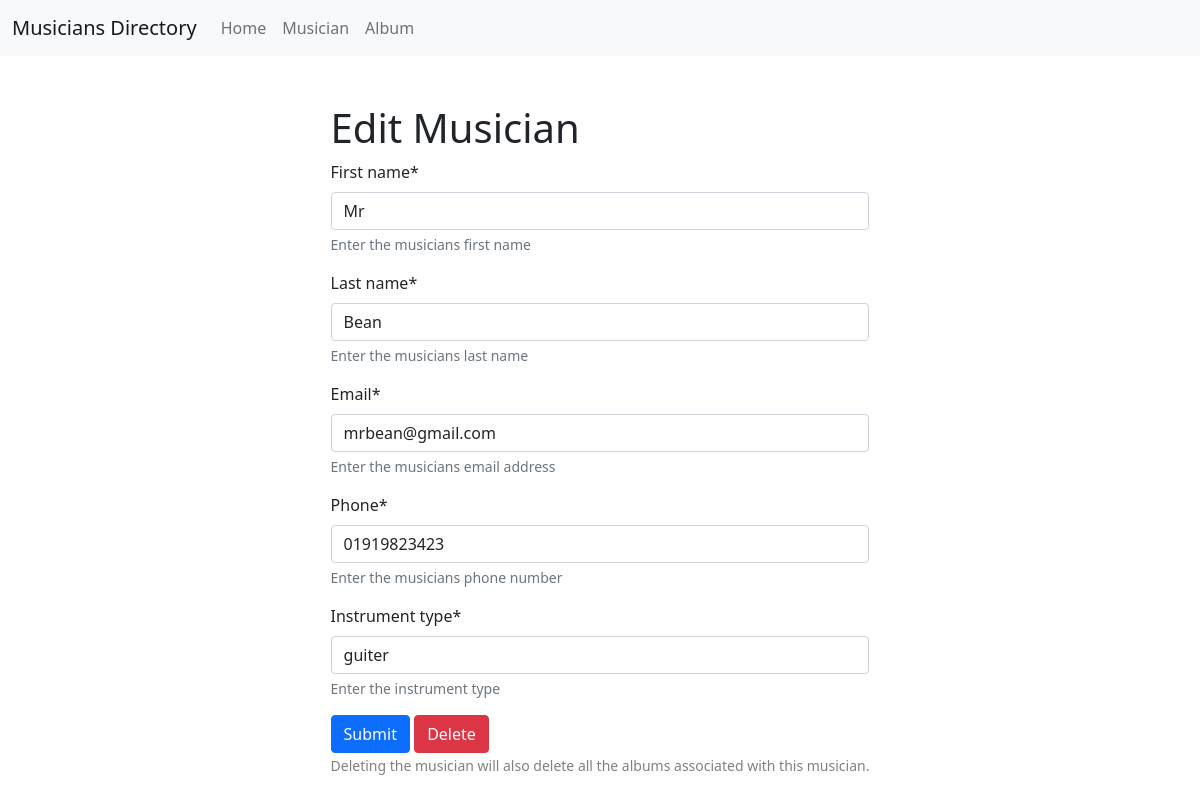
The page /musician/edit/1 on the database its author committed.
### musician/models.py (models this page shows, shortened)
class Musician(models.Model):
    first_name = models.CharField(max_length=50, help_text="Enter the musicians first name")
    last_name = models.CharField(max_length=50, help_text="Enter the musicians last name")
    email = models.EmailField(help_text="Enter the musicians email address")
    phone = models.CharField(max_length=11, help_text="Enter the musicians phone number")
    instrument_type = models.CharField(max_length=100, help_text="Enter the instrument type")

### musician/views.py (the view)
# urls.py: path('edit/<int:id>', views.edit_musician, name='edit_musician'),
def edit_musician(request, id):
    try:
        musician = models.Musician.objects.get(pk=id)
        if request.method == 'POST':
            form = forms.MusicianForm(request.POST, instance=musician)
            form.save()
            return redirect("home")
        form = forms.MusicianForm(instance=musician)
        return render(request, "edit_musician.html", {'form': form, 'musician_id': id})
    except:
        return redirect("home")

### musician/forms.py
class MusicianForm(forms.ModelForm):
    class Meta:
        model = models.Musician
        fields = "__all__"

### musician/templates/edit_musician.html
{% extends "base.html" %} {% block body %}
<h1>Edit Musician</h1>
<form method="post">
	{% load crispy_forms_tags %} {% csrf_token %} {{ form | crispy }}
	<div>
		<button class="btn btn-primary">Submit</button>
		<a href="{% url 'delete_musician' musician_id %}" class="btn btn-danger">Delete</a>
	<div>
	<small style="color: grey;">
		Deleting the musician will also delete all the albums associated with this musician.
	</small>
</form>
{% endblock body %}

### rows shown on the page
Musician: first_name "Mr", last_name "Bean", email "mrbean@gmail.com", phone "01919823423", instrument_type "guiter"
